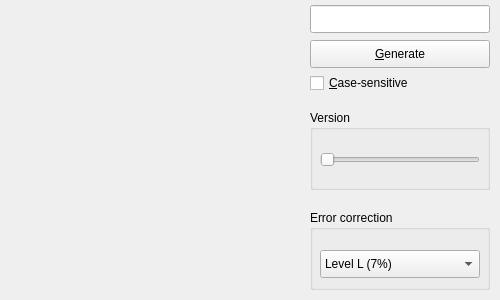
<?xml version="1.0" encoding="UTF-8"?>
<ui version="4.0">
 <class>MainWindow</class>
 <widget class="QMainWindow" name="MainWindow">
  <property name="geometry">
   <rect>
    <x>0</x>
    <y>0</y>
    <width>500</width>
    <height>300</height>
   </rect>
  </property>
  <property name="windowTitle">
   <string>EveryCode</string>
  </property>
  <widget class="QWidget" name="centralWidget">
   <widget class="QLineEdit" name="lineEdit">
    <property name="geometry">
     <rect>
      <x>310</x>
      <y>5</y>
      <width>180</width>
      <height>28</height>
     </rect>
    </property>
   </widget>
   <widget class="QPushButton" name="pushButton_2">
    <property name="geometry">
     <rect>
      <x>310</x>
      <y>40</y>
      <width>180</width>
      <height>28</height>
     </rect>
    </property>
    <property name="text">
     <string>&amp;Generate</string>
    </property>
   </widget>
   <widget class="QCheckBox" name="checkBox">
    <property name="geometry">
     <rect>
      <x>310</x>
      <y>70</y>
      <width>180</width>
      <height>26</height>
     </rect>
    </property>
    <property name="text">
     <string>&amp;Case-sensitive</string>
    </property>
   </widget>
   <widget class="QGroupBox" name="groupBox">
    <property name="geometry">
     <rect>
      <x>310</x>
      <y>210</y>
      <width>180</width>
      <height>80</height>
     </rect>
    </property>
    <property name="title">
     <string>Error correction</string>
    </property>
    <widget class="QComboBox" name="comboBox">
     <property name="geometry">
      <rect>
       <x>10</x>
       <y>40</y>
       <width>160</width>
       <height>28</height>
      </rect>
     </property>
     <property name="currentIndex">
      <number>0</number>
     </property>
     <item>
      <property name="text">
       <string>Level L (7%)</string>
      </property>
     </item>
     <item>
      <property name="text">
       <string>Level M (15%)</string>
      </property>
     </item>
     <item>
      <property name="text">
       <string>Level Q (25%)</string>
      </property>
     </item>
     <item>
      <property name="text">
       <string>Level H (30%)</string>
      </property>
     </item>
    </widget>
   </widget>
   <widget class="QGroupBox" name="groupBox_2">
    <property name="geometry">
     <rect>
      <x>310</x>
      <y>110</y>
      <width>180</width>
      <height>80</height>
     </rect>
    </property>
    <property name="title">
     <string>Version</string>
    </property>
    <widget class="QSlider" name="horizontalSlider">
     <property name="geometry">
      <rect>
       <x>10</x>
       <y>30</y>
       <width>160</width>
       <height>40</height>
      </rect>
     </property>
     <property name="maximum">
      <number>39</number>
     </property>
     <property name="orientation">
      <enum>Qt::Horizontal</enum>
     </property>
    </widget>
   </widget>
  </widget>
 </widget>
 <layoutdefault spacing="6" margin="11"/>
 <resources/>
 <connections/>
</ui>
